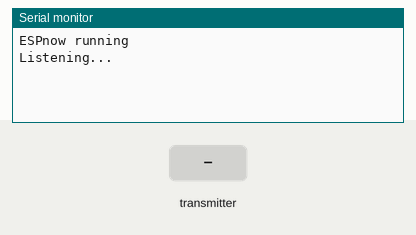
The sketch below on a simulated ESP32. Parts: the last lines printed to the serial monitor. The test bench sets the inputs (shaded band).

Above: at 2.2 s.
2.3 s: the transmitter starts sending id = 0
At 2.61 s:
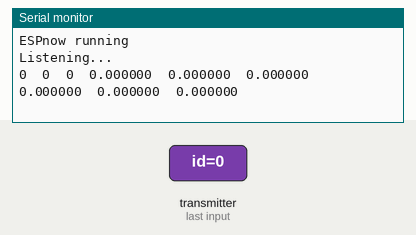
4.3 s: the transmitter starts sending da = 1024
At 4.61 s:
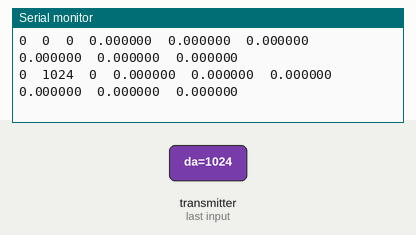
5.8 s: the transmitter starts sending ti = 1024
At 6.11 s:
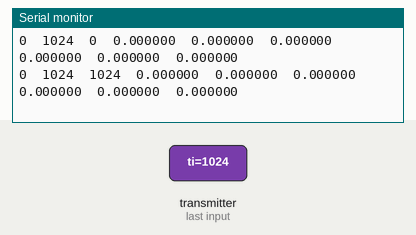
7.3 s: the transmitter starts sending ax = 25
At 7.61 s:
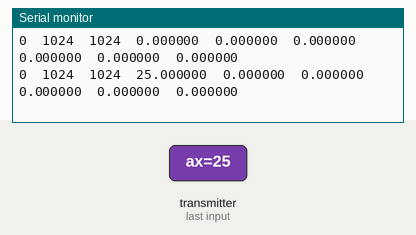
8.8 s: the transmitter starts sending ay = 25
At 9.11 s:
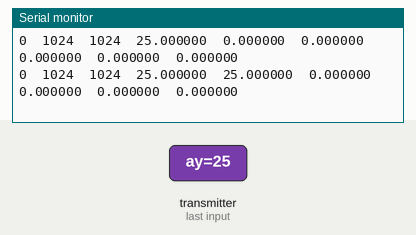
10.3 s: the transmitter starts sending az = 25
At 10.61 s:
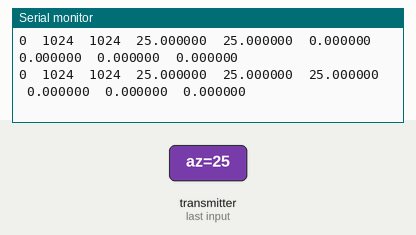

Measured:
- after the input at 2.3 s, the serial monitor: prints a new line at once (image 1)
- after the input at 4.3 s, the serial monitor: prints a new line at once (image 2)
- after the input at 5.8 s, the serial monitor: prints a new line at once (image 3)
- after the input at 7.3 s, the serial monitor: prints a new line at once (image 4)
- after the input at 8.8 s, the serial monitor: prints a new line at once (image 5)
- after the input at 10.3 s, the serial monitor: prints a new line at once (image 6)

The sketch:

data_logger.ino
```cpp
#include <esp_now.h>
#include <WiFi.h>

// Structure example to receive data matches the sender structure
typedef struct struct_message {
  byte id;
  long da;
  long ti;
  float ax;
  float ay;
  float az;
  float gx;
  float gy;
  float gz;
} struct_message;

// Create a struct_message called myData
struct_message myData;

// callback function that will be executed when data is received
void OnDataRecv(const uint8_t * mac, const uint8_t *incomingData, int len) {
  memcpy(&myData, incomingData, sizeof(myData));
  //Serial.printf("Board ID %u: %u bytes\n", myData.id, len);
    Serial.printf("%d  %d  %d  %f  %f  %f  %f  %f  %f   \n",
      myData.id,myData.da,myData.ti,myData.ax,myData.ay,myData.az,myData.gx,myData.gy,myData.gz);
}

void setup() {
  // Initialize Serial Monitor
  Serial.begin(115200);

  delay(1000);
  // Set device as a Wi-Fi Station
  WiFi.mode(WIFI_STA);

  // Init ESP-NOW
  if (esp_now_init() != ESP_OK) {
    Serial.println("Error initializing ESP-NOW");
    return;
  }else{
    Serial.println("ESPnow running");
  }

  // Once ESPNow is successfully Init, we will register for recv CB to
  // get recv packer info
  esp_now_register_recv_cb(esp_now_recv_cb_t(OnDataRecv));
  Serial.println("Listening...");

}
void loop() {
}
```
